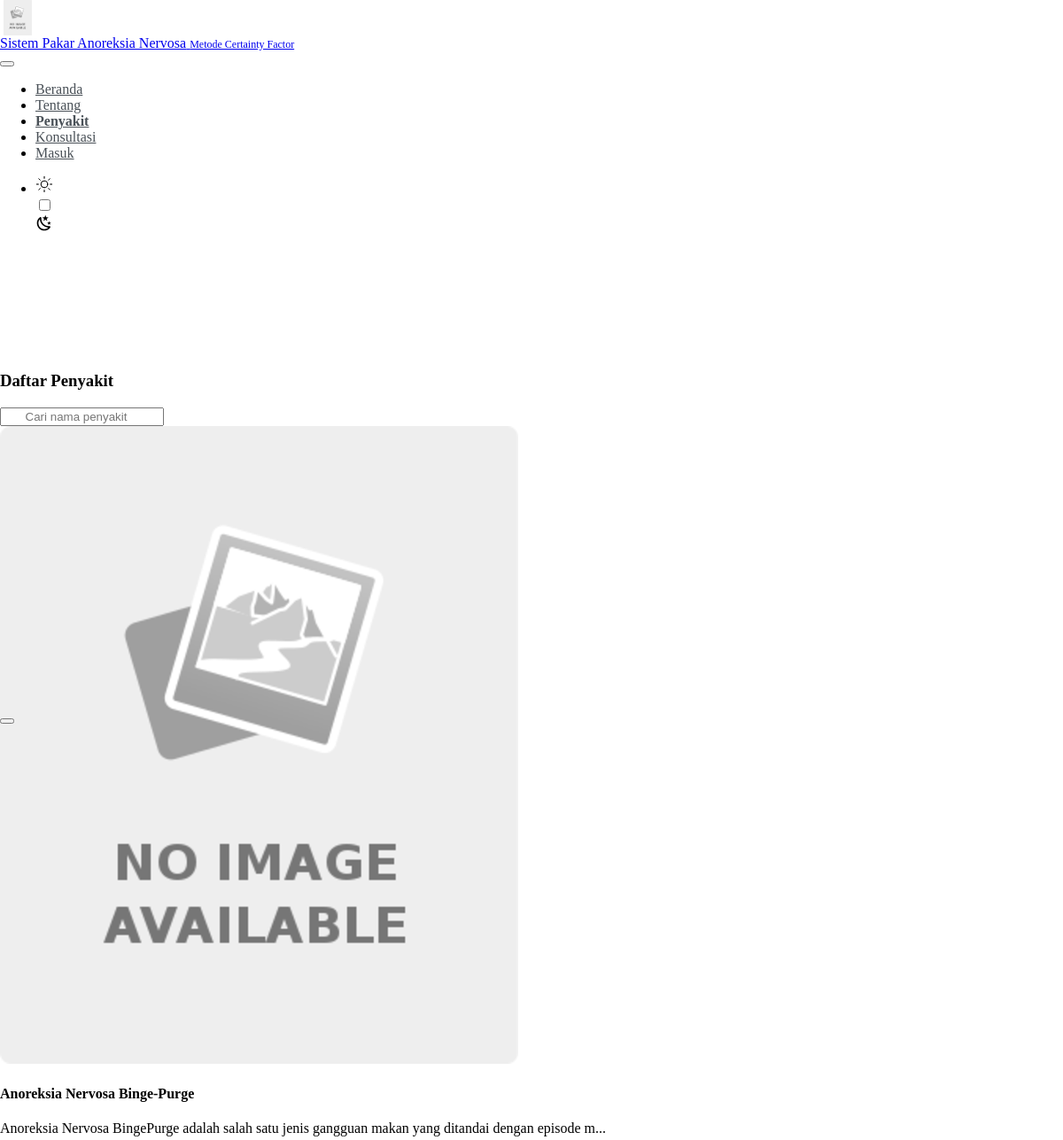
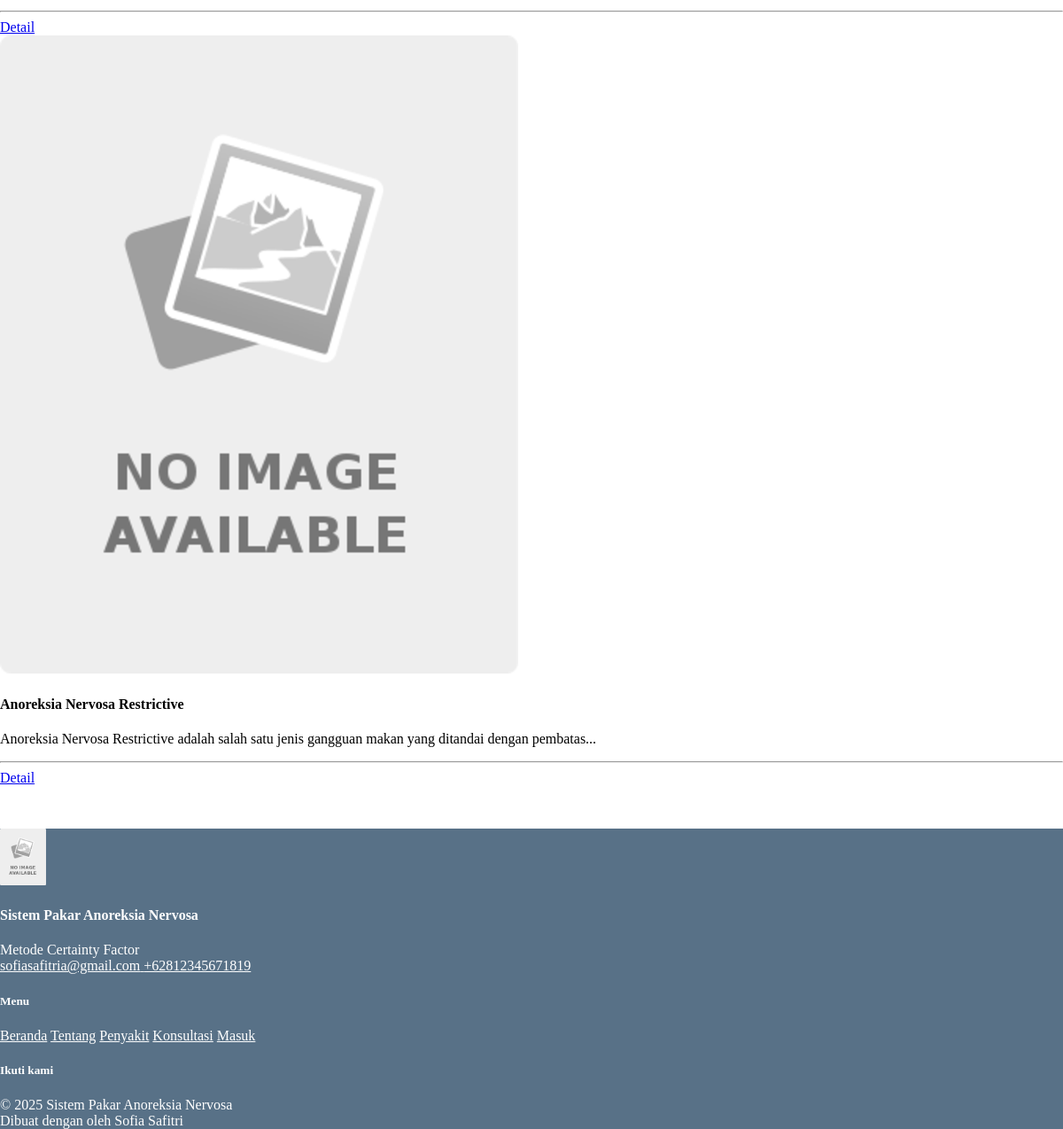
Screenshot of /user/disease.php with the database file from the repository (2 pictures, top to bottom).
### tables this page shows
CREATE TABLE `diseases` (
  `id` int(11) NOT NULL,
  `disease_name` varchar(255) DEFAULT NULL,
  `description` text DEFAULT NULL,
  `img` varchar(50) DEFAULT NULL
);

CREATE TABLE `site_contacts` (
  `id` int(11) NOT NULL,
  `owner` varchar(50) DEFAULT NULL,
  `email` varchar(50) DEFAULT NULL,
  `phone` varchar(15) DEFAULT NULL,
  `instagram` varchar(255) DEFAULT NULL
);

### config/functions.php (called while the page is built, shortened)
<?php
function base_url($path = '')
{
    return rtrim(BASE_URL, '/') . '/' . ltrim($path, '/');
}
function get_image_url($image_url)
{
    $image_path = $_SERVER['DOCUMENT_ROOT'] . parse_url($image_url, PHP_URL_PATH);
    if (!file_exists($image_path)) {
        return base_url('assets/img/static/no-image-placeholder.png');
    }
    return $image_url;
}
function clean_text($text)
{
    $text = strip_tags($text);
    $text = preg_replace("/[^a-zA-Z0-9\s,\.?!']/u", "", $text);
    if (strlen($text) > 100) {
        $text = substr($text, 0, 100) . "...";
    }
    return $text;
}

### user/disease.php (the view, shortened to what this page needs)
<?php
include('../config/config.php');
$page_name = 'Penyakit';
?>
<section class="page-section" id="pageSection">
    <div class="container px-4">
        <div class="row justify-content-center mb-4" data-aos="zoom-in">
            <div class="col-12">
                <div class="d-flex justify-content-center align-items-center gap-2">
                    <h3 class="mb-0"><?= 'Daftar ' . $page_name; ?></h3>
                </div>
            </div>
        </div>
        <div class="row justify-content-center mb-4" data-aos="fade-up">
            <div class="col-sm-12 col-md-8 col-lg-6">
                <form action="" role="search" id="search-form">
                    <div class="form-group has-icon-left">
                        <div class="position-relative">
                            <input id="search-input" class="form-control form-control-lg rounded-pill me-2" type="search" placeholder="Cari nama penyakit" aria-label="Search" autofocus oninput="searchDisease()">
                        </div>
                    </div>
                </form>
            </div>
        </div>
        <div class="row g-4 justify-content-center align-items-center" id="results-container">
            <?php
            $query = "SELECT * FROM diseases ORDER BY disease_name";
            $result = $connection->query($query);
            if ($result->num_rows > 0) :
            ?>
                <?php while ($row = $result->fetch_assoc()) : ?>
                    <div class="col-lg-4 col-md-6 col-sm-6 col-12" data-aos="fade-up">
                        <div class="card rounded-4 shadow-sm">
                            <div class="card-content">
                                <div class="ratio ratio-4x3">
                                    <img class="object-fit-cover rounded-top-4" src="<?= get_image_url(base_url('assets/img/disease/' . htmlspecialchars($row['img']))); ?>" alt="<?= htmlspecialchars($row['disease_name']); ?>" loading="lazy" />
                                </div>
                                <div class="card-body">
                                    <h4 class="card-title text-clamp"><?= htmlspecialchars($row['disease_name']); ?></h4>
                                    <p class="card-text"><?= clean_text(nl2br($row['description'])); ?></p>
                                    <hr>
                                    <div class="row justify-content-between align-items-center g-3">
                                        <div class="col-12">
                                            <a href="<?= base_url('user/disease-detail.php?disease-id=') . htmlspecialchars($row['id']); ?>" class="btn btn-lg btn-primary w-100 stretched-link rounded-pill">Detail</a>
                                        </div>
                                    </div>
                                </div>
                            </div>
                        </div>
                    </div>
                <?php endwhile ?>
            <?php endif ?>
        </div>
    </div>
</section>
<?php include('template.php') ?>

### user/template.php (shortened to what this page needs)
<!DOCTYPE html>
<html lang="en">
<head>
    <link rel="stylesheet" href="https://cdn.jsdelivr.net/gh/zuramai/mazer@docs/demo/assets/compiled/css/app.css">
    <link rel="stylesheet" href="https://cdn.jsdelivr.net/gh/zuramai/mazer@docs/demo/assets/compiled/css/app-dark.css">
    <link rel="stylesheet" href="https://cdn.jsdelivr.net/npm/sweetalert2@11.10.5/dist/sweetalert2.min.css">
    <link rel="stylesheet" href="<?= base_url('assets/css/user.css'); ?>">
    <?php include('layout/AOS/aosCSS.php') ?>
</head>
<body>
    <div class="page-container">
        <header class="fixed-top">
            <?php include('layout/header.php') ?>
        </header>
        <main class="main-content">
        </main>
        <footer class="footer mt-auto">
            <?php include('layout/footer.php') ?>
        </footer>
    </div>
    <div class="position-fixed bottom-0 end-0 mb-4 me-4 z-1">
        <button class="btn btn-primary icon" id="scrollToTopBtn"><i class="bi bi-chevron-up"></i></button>
    </div>
</body>
</html>

### user/layout/AOS/aosCSS.php
<link href="https://unpkg.com/aos@2.3.1/dist/aos.css" rel="stylesheet">

### user/layout/header.php (shortened to what this page needs)
<div class="container p-4">
    <div class="card border-0 m-0" id="navbar">
        <div class="card-body p-0">
            <nav class="navbar navbar-expand-lg p-2">
                <div class="container px-2">
                    <a class="navbar-brand text-uppercase" href="<?= base_url('user/index.php'); ?>">
                        <div class="d-flex justify-content-start align-items-center gap-2">
                            <div class="navbar-logo-container">
                                <img class="theme-logo navbar-logo" src="<?= get_image_url(base_url('assets/img/static/logo-light-an.png')); ?>" alt="Logo">
                            </div>
                            <div class="d-flex flex-column text-start">
                                <span class="navbar-brand-title fw-bold">Sistem Pakar Anoreksia Nervosa</span>
                                <span class="navbar-brand-subtitle fw-semibold">Metode Certainty Factor</span>
                            </div>
                        </div>
                    </a>
                    <button class="navbar-toggler border-0" type="button" data-bs-toggle="collapse" data-bs-target="#navbarNav" aria-controls="navbarNav" aria-expanded="false" aria-label="Toggle navigation">
                    </button>
                    <div class="collapse navbar-collapse py-2" id="navbarNav">
                        <ul class="navbar-nav ms-auto text-center">
                            <li class="nav-item">
                                <a class="nav-link <?= ($page_name == 'Beranda') ? 'active' : ''; ?>" href="<?= base_url('user/index.php'); ?>">Beranda</a>
                            </li>
                            <li class="nav-item">
                                <a class="nav-link <?= ($page_name == 'Tentang') ? 'active' : ''; ?>" href=" <?= base_url('user/about.php'); ?>">Tentang</a>
                            </li>
                            <li class="nav-item">
                                <a class="nav-link <?= ($page_name == 'Penyakit') ? 'active' : ''; ?>" href=" <?= base_url('user/disease.php'); ?>">Penyakit</a>
                            </li>
                            <li class="nav-item">
                                <a class="nav-link <?= ($page_name == 'Konsultasi') ? 'active' : ''; ?>" href=" <?= base_url('user/consultation.php'); ?>">Konsultasi</a>
                            </li>
                            <?php if (!isset($_SESSION['email'])) : ?>
                                <li class="nav-item">
                                    <a class="nav-link <?= ($page_name == 'Masuk') ? 'active' : ''; ?>" href="<?= base_url('auth/login.php'); ?>">Masuk</a>
                                </li>
                            <?php endif; ?>
                        </ul>
                        <ul class="navbar-nav">
                            <li class="nav-item">
                                <div class="theme-toggle d-flex justify-content-center justify-content-lg-start mt-2 mt-lg-0 align-items-center">
                                    <div class="form-check form-switch fs-6 ms-2 me-0">
                                        <input class="form-check-input  me-0" type="checkbox" id="toggle-dark" style="cursor: pointer">
                                    </div>
                                </div>
                            </li>
                        </ul>
                    </div>
                </div>
            </nav>
        </div>
    </div>
</div>

### config/helpers.php (shortened to what this page needs)
<?php
$sections = [];
function startSection($name)
{
    global $sections;
    $sections[$name] = '';
}
function endSection($name)
{
    global $sections;
    $sections[$name] = ob_get_clean();
}
function yieldSection($name)
{
    global $sections;
    echo isset($sections[$name]) ? $sections[$name] : '';
}

### user/layout/footer.php (shortened to what this page needs)
<?php
$contacts = $connection->query("SELECT * FROM site_contacts LIMIT 1");
if ($contacts->num_rows > 0) {
    $result_contacts = $contacts->fetch_assoc();
    $contact_owner      = $result_contacts['owner'];
    $contact_email      = $result_contacts['email'];
    $contact_phone      = $result_contacts['phone'];
}
?>
<div class="card rounded-0 m-0">
    <div class="card-body px-0 pb-0 pt-1 border-top">
        <div class="container p-4">
            <div class="row">
                <div class="col-lg-6">
                    <img src="<?= get_image_url(base_url('assets/img/static/logo-light-an.png')); ?>" alt="Logo" class="d-inline-block mb-4" height="64">
                    <div class="d-flex flex-column gap-1 mb-4">
                        <h4 class="text-white mb-0">Sistem Pakar Anoreksia Nervosa</h4>
                        <span>Metode Certainty Factor</span>
                    </div>
                    <div class="d-flex flex-column gap-2 mb-4">
                        <a class="link-footer d-flex gap-3 align-items-center" target="_blank" href="<?= "mailto:" . $contact_email; ?>">
                            <span><?= $contact_email; ?></span>
                        </a>
                        <a class="link-footer d-flex gap-3 align-items-center" target="_blank" href="<?= "https://wa.me/{$contact_phone}"; ?>">
                            <span><?= $contact_phone; ?></span>
                        </a>
                    </div>
                </div>
                <div class="col-lg-6">
                    <div class="row mb-4">
                        <div class="col">
                            <h5 class="text-white mb-2">Menu</h5>
                            <div class="d-flex flex-column gap-2">
                                <a href="<?= base_url('user/index.php'); ?>" class="link-footer">Beranda</a>
                                <a href="<?= base_url('user/about.php'); ?>" class="link-footer">Tentang</a>
                                <a href="<?= base_url('user/disease.php'); ?>" class="link-footer">Penyakit</a>
                                <a href="<?= base_url('user/consultation.php'); ?>" class="link-footer">Konsultasi</a>
                                <?php if (!isset($_SESSION['email'])) : ?>
                                    <a href="<?= base_url('auth/login.php'); ?>" class="link-footer">Masuk</a>
                                <?php elseif (isset($_SESSION['email']) && $_SESSION['role'] === 'Admin') : ?>
                                    <a href="<?= base_url('dashboard/index.php'); ?>" class="link-footer">Dashboard</a>
                                <?php endif ?>
                            </div>
                        </div>
                        <div class="col">
                            <h5 class="text-white mb-2">Ikuti kami</h5>
                        </div>
                    </div>
                </div>
                <div class="col-lg-12">
                    <div class="row justify-content-center align-items-center g-2 border-top pt-3 mt-2">
                        <div class="col-lg-6">
                            <div class="text-lg-start text-center fw-bold">
                                &copy; <?= date('Y'); ?> Sistem Pakar Anoreksia Nervosa
                            </div>
                        </div>
                        <div class="col-lg-6">
                            <div class="text-lg-end text-center fw-bold">
                                Dibuat dengan <span class="text-danger"><i class="bi bi-heart-fill icon-mid"></i></span>
                                oleh <?= $contact_owner; ?>
                            </div>
                        </div>
                    </div>
                </div>
            </div>
        </div>
    </div>
</div>

### assets/css/user.css (style rules this page uses)
:root { --white-color: #ffffff; --light-color: #ced4da; --dark-color: #495057; --light-color-hover: rgba(255, 255, 255, 0.1); --dark-color-hover: rgba(0, 0, 0, 0.1); --navbar-bg-light: rgba(255, 255, 255, 0.8); --navbar-bg-dark: rgba(0, 0, 0, 0.8); --navbar-box-shadow-light: inset 0px 0px 2px #fefefed1; --navbar-box-shadow-dark: inset 0px 0px 2px #222222d1; --footer-bg-light: #587187; --footer-bg-dark: #1e1e2d; --footer-text-light: var(--white-color); --footer-text-dark: #c2c2d9; --footer-btn-border-light: var(--white-color); --footer-btn-border-dark: var(--light-color); --footer-btn-text-light: var(--white-color); --footer-btn-text-dark: var(--light-color); --footer-btn-hover-bg-light: var(--light-color); --footer-btn-hover-bg-dark: var(--white-color); --footer-btn-hover-border-light: var(--light-color); --footer-btn-hover-border-dark: var(--white-color); --footer-btn-hover-text-light: #587187; --footer-btn-hover-text-dark: var(--dark-color); --background-color: #ffffff; --default-color: #212529; --heading-color: #2d465e; --accent-color: #435ebe; --surface-color: #ffffff; --contrast-color: #ffffff; --secondary-color: #e8e4e4; }
html, body { height: 100%; margin: 0; }
.page-container { display: flex; flex-direction: column; height: 100%; }
.main-content { flex-grow: 1; }
#navbar { transition: box-shadow 0.25s, backdrop-filter 0.25s, background-color 0.25s; }
.navbar-brand .navbar-brand-title, .navbar-brand .navbar-brand-subtitle { text-align: start; }
.navbar-brand .navbar-brand-title { font-size: 16px; }
.navbar-brand .navbar-brand-subtitle { font-size: 12px; }
.navbar-nav .nav-item .nav-link { color: var(--dark-color); }
.navbar-nav .nav-item .active { font-weight: bold; }
.navbar-logo-container { width: 40px; height: 40px; display: flex; justify-content: center; align-items: center; overflow: hidden; }
.navbar-logo { max-width: 100%; max-height: 100%; object-fit: contain; }
#pageSection { margin-top: 4.4rem; }
.page-section>.container { padding: 3rem 0; }
.text-clamp { display: -webkit-box; -webkit-line-clamp: 1; -webkit-box-orient: vertical; overflow: hidden; text-overflow: ellipsis; max-width: 100%; white-space: normal; }
.text-clamp::after { content: attr(data-text); }
.footer .card .card-body { background-color: var(--footer-bg-light); color: var(--footer-text-light); }
.link-footer { color: var(--footer-text-light); }

### user/disease.php (style rules this page uses)
#search-input::placeholder { text-align: center; }

### rows the page displays
diseases: disease_name "Anoreksia Nervosa Binge-Purge", description "Anoreksia Nervosa BingePurge adalah salah satu jenis gangguan makan yang ditandai dengan episode m..."
diseases: disease_name "Anoreksia Nervosa Restrictive", description "Anoreksia Nervosa Restrictive adalah salah satu jenis gangguan makan yang ditandai dengan pembatas..."
site_contacts: email "sofiasafitria@gmail.com", phone "+62812345671819", owner "Sofia Safitri"

### other values shown
$page_name "Penyakit"
